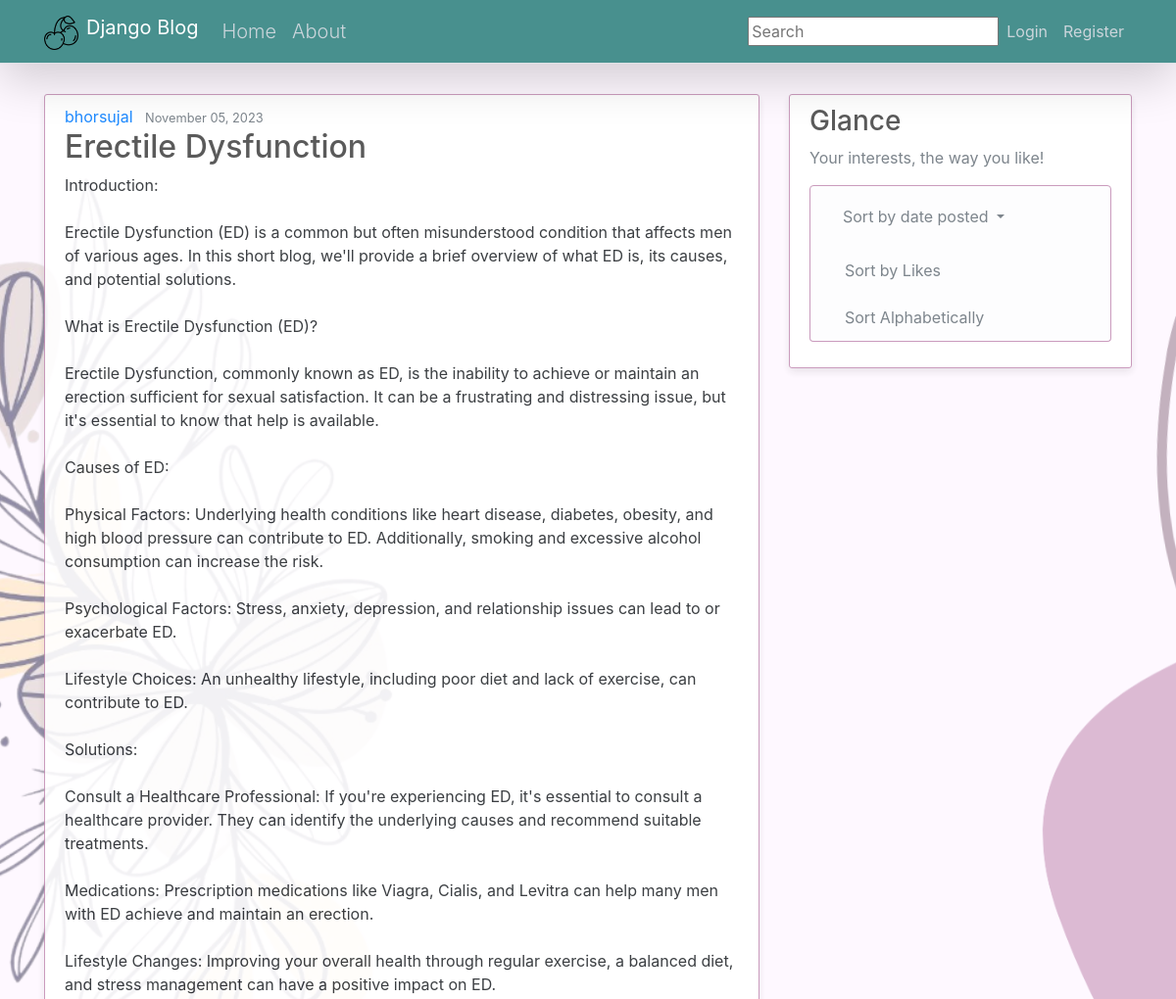
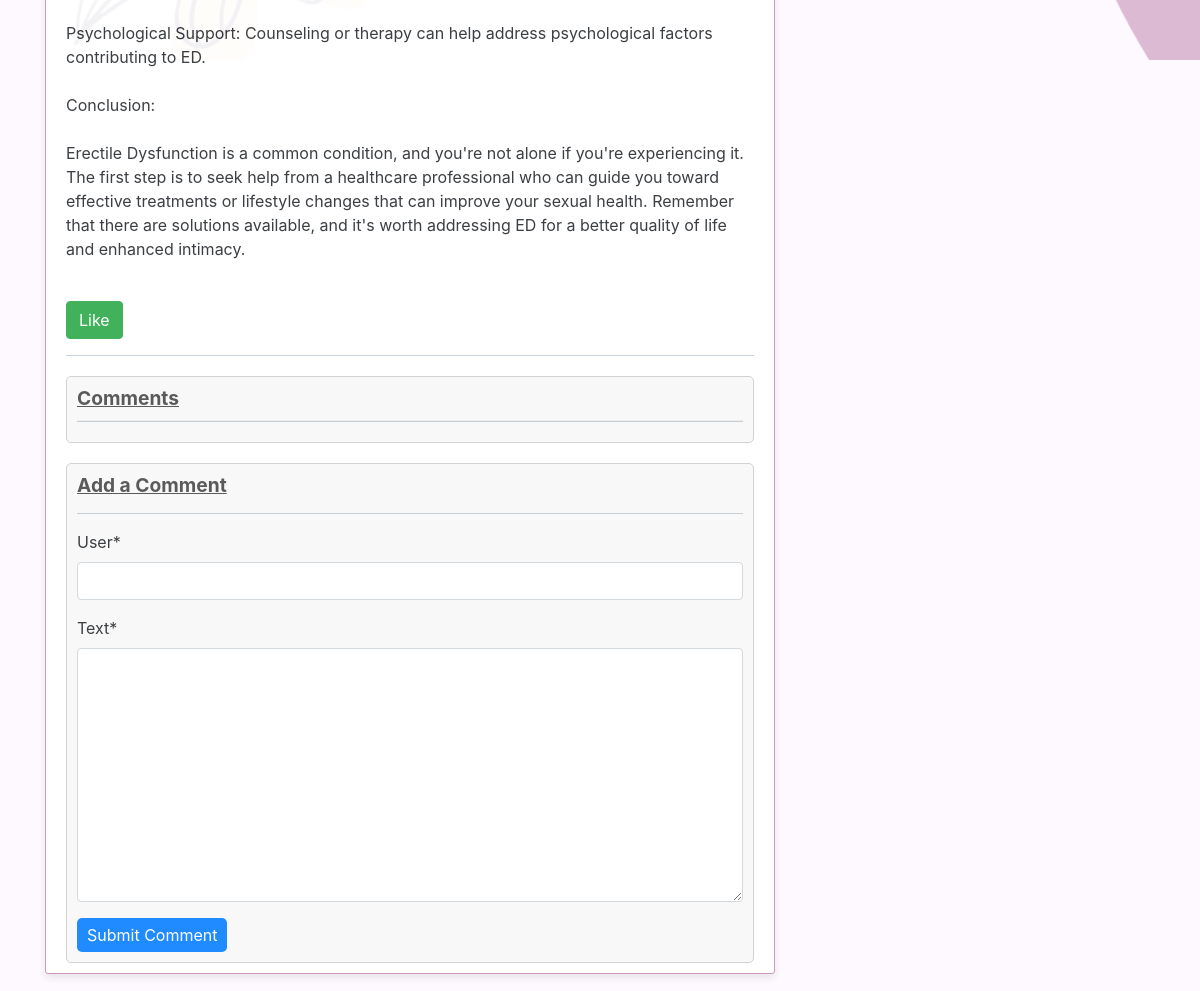
Screenshot of /post/3/ with the database file from the repository (2 pictures, top to bottom).
### blog/models.py (models this page shows, shortened)
class Post(models.Model):
	title = models.CharField(max_length=100)
	content = models.TextField()
	date_posted = models.DateTimeField(default=timezone.now)
	author = models.ForeignKey(User, on_delete=models.CASCADE)  #, a ForeignKey is a field used to create a many-to-one relationship between two models in a database.
	category = models.ForeignKey(Category, on_delete=models.SET_NULL, null=True)
	likes = models.ManyToManyField(User, related_name='liked_posts')

### blog/views.py (the view)
# urls.py: path('post/<int:pk>/', PostDetailView.as_view(), name = 'post-detail'),  #pk is the primary key of post
class PostDetailView(DetailView):
    model = Post
    template_name = 'blog/post_detail.html'
    context_object_name = 'post'
    def get_context_data(self, **kwargs):
        context = super().get_context_data(**kwargs)
        context['comments'] = Comment.objects.filter(post=self.object)
        context['comment_form'] = CommentForm()
        return context
    def post(self, request, *args, **kwargs):
        post = self.get_object()
        form = CommentForm(request.POST)
        if form.is_valid():
            comment = form.save(commit=False)
            comment.post = post
            comment.save()
            return redirect('post-detail', pk=post.pk)

### blog/forms.py
class CommentForm(forms.ModelForm):
    class Meta:
        model = Comment
        fields = ['user', 'text']

### blog/templates/blog/post_detail.html (shortened to what this page needs)
{% extends "blog/base.html" %}
{% load crispy_forms_tags %}
{% block content %}
	<article class="media content-section">
    <div class="media-body">
      <div class="article-metadata">
        <a class="mr-2" href="{% url 'user-posts' object.author.username %}">{{ object.author }}</a>
        <small class="text-muted">{{ object.date_posted|date:"F d, Y" }}</small>
      </div>
      <h2 class="article-title">{{ object.title }}</h2>
      <p class="article-content">{{ object.content|linebreaksbr }}</p>
      <form method="post" action="{% url 'like' post.pk %}">
        <button type="submit" class="btn btn-link col" >
            {% if request.user in post.likes.all %}
              <button class="btn btn-danger">
                Unlike
              </button>
            {% else %}
              <button class="btn btn-success">
                Like
              </button>
            {% endif %}
        </button>
      </form>
      <hr>
    <div class="comments">
      <h3><strong><u>Comments</u></strong></h3>
      <hr>
    </div>
    <div class="comment-form">
        <h3><strong><u>Add a Comment</u></strong></h3>
        <hr>
        <form method="POST" action="{% url 'post-detail' pk=post.pk %}">
            {{ comment_form|crispy }}
            <button type="submit" class="btn btn-primary">Submit Comment</button>
        </form>
      </div>
    </div>
  </article>
{% endblock content %}

### blog/static/blog/main.css (style rules this page uses)
h1, h2, h3, h4, h5, h6 { color: #444444; }
.content-section { background: #ffffff; padding: 10px 20px; border: 1px solid #dddddd; border-radius: 3px; margin-bottom: 20px; }

### blog/templates/blog/base.html (style rules this page uses)
body { background-color: #fef8ff; background-image: url('/media/background.png'); background-repeat: no-repeat; background-attachment: fixed; }
.content-section { box-shadow: 0 4px 8px rgba(0, 0, 0, 0.1); border-color: #c38eb4; opacity: 88%; }
hr { height: 1px; color: #123455; background-color: #123455; border: none; }

### blog/templates/blog/post_detail.html (style rules this page uses)
.comments { background-color: #f8f8f8; border: 1px solid #ccc; border-radius: 5px; padding: 10px; margin-top: 20px; }
.comments h3 { font-size: 1.2em; margin: 0; }
.comments hr { margin: 10px 0; border: 0; border-top: 1px solid #ccc; }
.comment-form { margin-top: 20px; padding: 10px; background-color: #f8f8f8; border: 1px solid #ccc; border-radius: 5px; }
.comment-form h3 { font-size: 1.2em; margin: 0; }
.comment-form form { margin-top: 10px; }
.comment-form button { background-color: #007bff; color: #fff; border: none; padding: 5px 10px; border-radius: 5px; cursor: pointer; }

### rows the page displays
Post: author "bhorsujal", date_posted "November 05, 2023", title "Erectile Dysfunction", content "Introduction: Erectile Dysfunction (ED) is a common but often misunderstood condition that affects men of various ages. In this short blog, we'll provide a brief overview of what ED is, its causes, and potential solutions. What is Erectile Dysfunction (ED)? Erectile Dysfunction, commonly known as ED, is the inability to achieve or maintain an erection sufficient for sexual satisfaction. It can be a frustrating and distressing issue, but it's essential to know that help is available. Causes of ED: Physical Factors: Underlying health conditions like heart disease, diabetes, obesity, and high blood pressure can contribute to ED. Additionally, smoking and excessive alcohol consumption can…"
